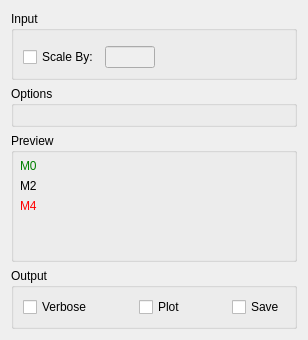
     <widget class="QWidget" name="tabMoments">
      <attribute name="title">
       <string>Moments</string>
      </attribute>
      <layout class="QVBoxLayout" name="moment_verticalLayout_27">
       <item>
        <widget class="QGroupBox" name="groupBox_3">
         <property name="title">
          <string>Input</string>
         </property>
         <layout class="QVBoxLayout" name="moment_verticalLayout_29">
          <item>
           <layout class="QGridLayout" name="moment_gridLayout_9">
            <item row="0" column="0" colspan="2">
             <widget class="MantidQt::MantidWidgets::DataSelector" name="moment_dsInput" native="true">
              <property name="sizePolicy">
               <sizepolicy hsizetype="Minimum" vsizetype="Fixed">
                <horstretch>0</horstretch>
                <verstretch>0</verstretch>
               </sizepolicy>
              </property>
              <property name="loadLabelText" stdset="0">
               <string>Plot Input</string>
              </property>
              <property name="workspaceSuffixes" stdset="0">
               <stringlist>
                <string>_sqw</string>
               </stringlist>
              </property>
              <property name="fileBrowserSuffixes" stdset="0">
               <stringlist>
                <string>_sqw.nxs</string>
               </stringlist>
              </property>
              <property name="showLoad" stdset="0">
               <bool>false</bool>
              </property>
             </widget>
            </item>
            <item row="1" column="0" colspan="2">
             <layout class="QHBoxLayout" name="horizontalLayout_54">
              <item>
               <widget class="QCheckBox" name="moment_ckScale">
                <property name="text">
                 <string>Scale By:</string>
                </property>
               </widget>
              </item>
              <item>
               <widget class="QLineEdit" name="moment_leScale">
                <property name="enabled">
                 <bool>false</bool>
                </property>
                <property name="sizePolicy">
                 <sizepolicy hsizetype="Minimum" vsizetype="Fixed">
                  <horstretch>0</horstretch>
                  <verstretch>0</verstretch>
                 </sizepolicy>
                </property>
                <property name="maximumSize">
                 <size>
                  <width>50</width>
                  <height>16777215</height>
                 </size>
                </property>
               </widget>
              </item>
              <item>
               <widget class="QLabel" name="moment_validScale">
                <property name="text">
                 <string>&lt;html&gt;&lt;head/&gt;&lt;body style=&quot; color:#aa0000;&quot;&gt;&lt;/body&gt;&lt;/html&gt;</string>
                </property>
                <property name="textFormat">
                 <enum>Qt::RichText</enum>
                </property>
               </widget>
              </item>
              <item>
               <spacer name="horizontalSpacer_36">
                <property name="orientation">
                 <enum>Qt::Horizontal</enum>
                </property>
                <property name="sizeType">
                 <enum>QSizePolicy::Expanding</enum>
                </property>
                <property name="sizeHint" stdset="0">
                 <size>
                  <width>40</width>
                  <height>20</height>
                 </size>
                </property>
               </spacer>
              </item>
             </layout>
            </item>
           </layout>
          </item>
         </layout>
        </widget>
      </item>
      <item>
       <widget class="QGroupBox" name="moment_gbOptions">
        <property name="title">
         <string>Options</string>
        </property>
        <layout class="QHBoxLayout" name="horizontalLayout_21">
         <item>
          <layout class="QHBoxLayout" name="moment_treeSpace"/>
         </item>
         <item>
          <layout class="QHBoxLayout" name="moment_plotSpace"/>
         </item>
        </layout>
       </widget>
      </item>
      <item>
       <widget class="QGroupBox" name="moment_gbPreview">
        <property name="title">
         <string>Preview</string>
        </property>
        <layout class="QHBoxLayout" name="horizontalLayout_1">
         <property name="margin">
          <number>6</number>
         </property>
         <item>
          <layout class="QVBoxLayout" name="moment_plotPreview"/>
         </item>
         <item>
          <layout class="QVBoxLayout" name="verticalLayout_13">
           <item>
            <widget class="QLabel" name="moment_lbM0">
             <property name="styleSheet">
              <string notr="true">color: green;</string>
             </property>
             <property name="text">
              <string>M0</string>
             </property>
            </widget>
           </item>
           <item>
            <widget class="QLabel" name="moment_lbM2">
             <property name="styleSheet">
              <string notr="true">color: black;</string>
             </property>
             <property name="text">
              <string>M2</string>
             </property>
            </widget>
           </item>
           <item>
            <widget class="QLabel" name="moment_lbM4">
             <property name="styleSheet">
              <string notr="true">color: red;</string>
             </property>
             <property name="text">
              <string>M4</string>
             </property>
            </widget>
           </item>
           <item>
            <spacer name="verticalSpacer_3">
             <property name="orientation">
              <enum>Qt::Vertical</enum>
             </property>
             <property name="sizeHint" stdset="0">
              <size>
               <width>20</width>
               <height>40</height>
              </size>
             </property>
            </spacer>
           </item>
          </layout>
         </item>
        </layout>
       </widget>
      </item>
       <item>
        <widget class="QGroupBox" name="groupBox_2">
         <property name="title">
          <string>Output</string>
         </property>
         <layout class="QVBoxLayout" name="moment_verticalLayout_26">
          <item>
           <layout class="QHBoxLayout" name="horizontalLayout_42">
            <item>
             <widget class="QCheckBox" name="moment_ckVerbose">
              <property name="text">
               <string>Verbose</string>
              </property>
             </widget>
            </item>
            <item>
             <spacer name="horizontalSpacer_31">
              <property name="orientation">
               <enum>Qt::Horizontal</enum>
              </property>
              <property name="sizeHint" stdset="0">
               <size>
                <width>40</width>
                <height>20</height>
               </size>
              </property>
             </spacer>
            </item>
            <item>
             <widget class="QCheckBox" name="moment_ckPlot">
              <property name="text">
               <string>Plot</string>
              </property>
             </widget>
            </item>
            <item>
             <spacer name="horizontalSpacer_33">
              <property name="orientation">
               <enum>Qt::Horizontal</enum>
              </property>
              <property name="sizeHint" stdset="0">
               <size>
                <width>40</width>
                <height>20</height>
               </size>
              </property>
             </spacer>
            </item>
            <item>
             <widget class="QCheckBox" name="moment_ckSave">
              <property name="text">
               <string>Save</string>
              </property>
             </widget>
            </item>
           </layout>
          </item>
         </layout>
        </widget>
       </item>
      </layout>
     </widget>
